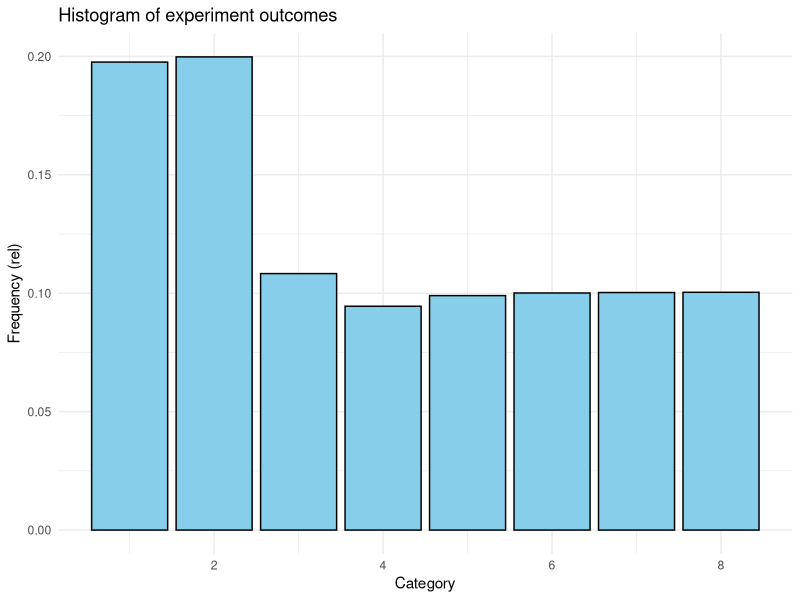
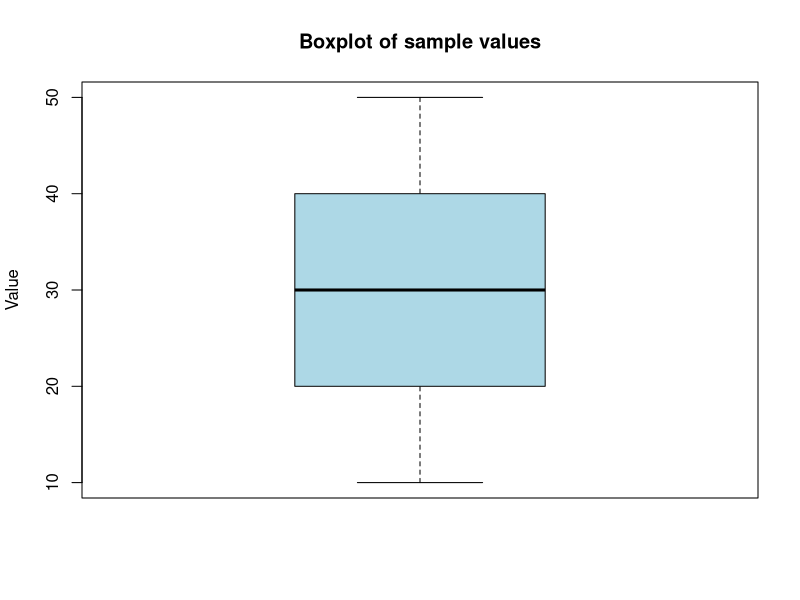

Recreate these plots in R, in order.
## Run an experiment using the sample() function
# define sample space
values <- seq(1,8)

# define some weights for our probabilities
probabilities <- c(0.2, 0.2, 0.1, 0.1, 0.1, 0.1, 0.1, 0.1)

# probabilities must sum to 1
ttl_probs <- 0
for(i in probabilities){
  ttl_probs <- ttl_probs + i
}
print(ttl_probs)

# setting random seed
set.seed(123)

# generate a sample dataset of 10,000 observations
sample_output <- sample(values, size =10000, replace = TRUE, prob = probabilities)

## Create a histogram to see the distribution of values
df <- data.frame(Category = sample_output)
head(df)
dim(df)

library(tidyverse)

ggplot(data = df, aes(x=Category, y = ..prop..))+
  geom_bar(fill = "skyblue", color = "black")+
  labs(title = "Histogram of experiment outcomes",
       x = "Category",
       y = "Frequency (rel)")+
  theme_minimal()


##  Run another experiment
values_2 <- c(10, 20, 30, 40, 50)

## Create a boxplot to see the variability
sample_output2 <- sample(values_2, size = 10000, replace = TRUE)

boxplot(sample_output2,
        main = "Boxplot of sample values",
        ylab = "Value",
        col = "lightblue",
        border = "black")

?boxplot()


min(sample_output)
max(sample_output)

mean(sample_output)
median(sample_output)

sd(sample_output)


####### z scores

sample_df <- data.frame(Category = sample_output2)

head(sample_df)

sample_df <- sample_df %>%
  mutate(std_category = (Category - mean(Category) / sd(Category)))

head(sample_df)
